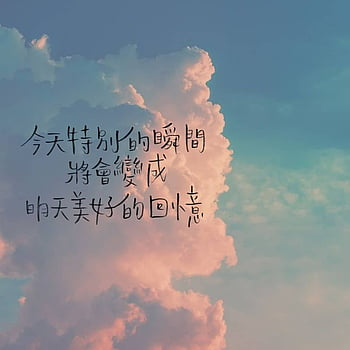
#> input picture happy.jpg, 350 x 350 px, given in place of the camera
$ python 'Color Detection.py'
#> lines starting #> are read from the running program, lines starting #| are printed output that depends on the picture; after the words box and inside, x2 and y2 are one past the last pixel; in counts of white or black regions, pixels touching at a corner belong together
import cv2
import numpy as np

#why numpy? --is to create array similar to list function

#define function
def nothing(x):
    pass        #this is an empty function which do nothing

#1: create a window
cv2.namedWindow("Track Bars")

#Lower threshold value
cv2.createTrackbar("LHue","Track Bars",0,179,nothing)
#> slider 'LHue' is set to 35
cv2.createTrackbar("LSat","Track Bars",0,255,nothing)
#> slider 'LSat' is set to 51
cv2.createTrackbar("LVal","Track Bars",0,255,nothing)
#> slider 'LVal' is set to 51

#Upper threshold value
cv2.createTrackbar("UHue","Track Bars",179,179,nothing)
cv2.createTrackbar("USat","Track Bars",255,255,nothing)
cv2.createTrackbar("UVal","Track Bars",255,255,nothing)

#turn on webcam
cap=cv2.VideoCapture(0) # 0 means use default camera

#loop to non-stop capturing video until you quit
while True:
    #read the frame of webcam
    _, frame=cap.read()
#> frame is the input picture: shape (350, 350, 3); mean B, G, R 146.1, 140.2, 134.2

    #convert BGR to Hue , Saturation, Value (HSV format)
    hsv = cv2.cvtColor(frame,cv2.COLOR_BGR2HSV)
#> hsv: shape (350, 350, 3); mean H, S, V 80.5, 62.2, 159.4

    #Set the value of HSV color by dragging Track Bars
    l_hue = cv2.getTrackbarPos("LHue","Track Bars")
    l_sat = cv2.getTrackbarPos("LSat", "Track Bars")
    l_val = cv2.getTrackbarPos("LVal", "Track Bars")

    u_hue = cv2.getTrackbarPos("UHue","Track Bars")
    u_sat = cv2.getTrackbarPos("USat", "Track Bars")
    u_val = cv2.getTrackbarPos("UVal", "Track Bars")

    #create array for these 2 values
    lower=np.array([l_hue,l_sat,l_val])
    upper=np.array([u_hue,u_sat,u_val])

    #show result
    mask = cv2.inRange(hsv,lower,upper)
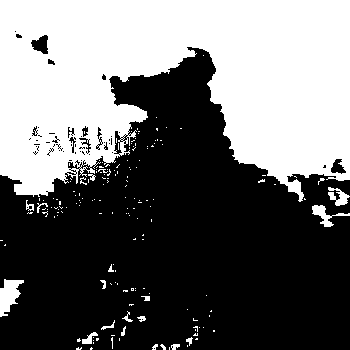
#> mask: shape (350, 350); 42.6% white; 171 white regions (151 under 20 px), largest, box (x1, y1, x2, y2) and area: (0, 0, 350, 202) 50116, (0, 279, 24, 317) 529, (312, 205, 350, 227) 270

    #this is the final result
    result = cv2.bitwise_and(frame,frame,mask=mask)
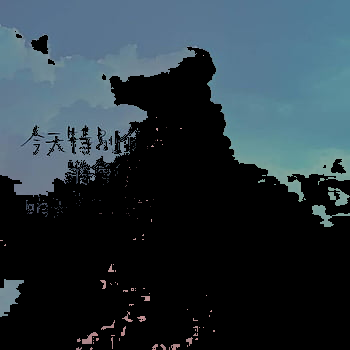
#> result: shape (350, 350, 3); mean B, G, R 62.5, 54.8, 41

    cv2.imshow("Original",frame)
    cv2.imshow("Mask",mask)
    cv2.imshow("Result",result)

    if cv2.waitKey(1) & 0xFF == ord('q'): #press q to exit
#> (key q is pressed here)
        break

#turn off webcam
cap.release()
cv2.destroyAllWindows()
